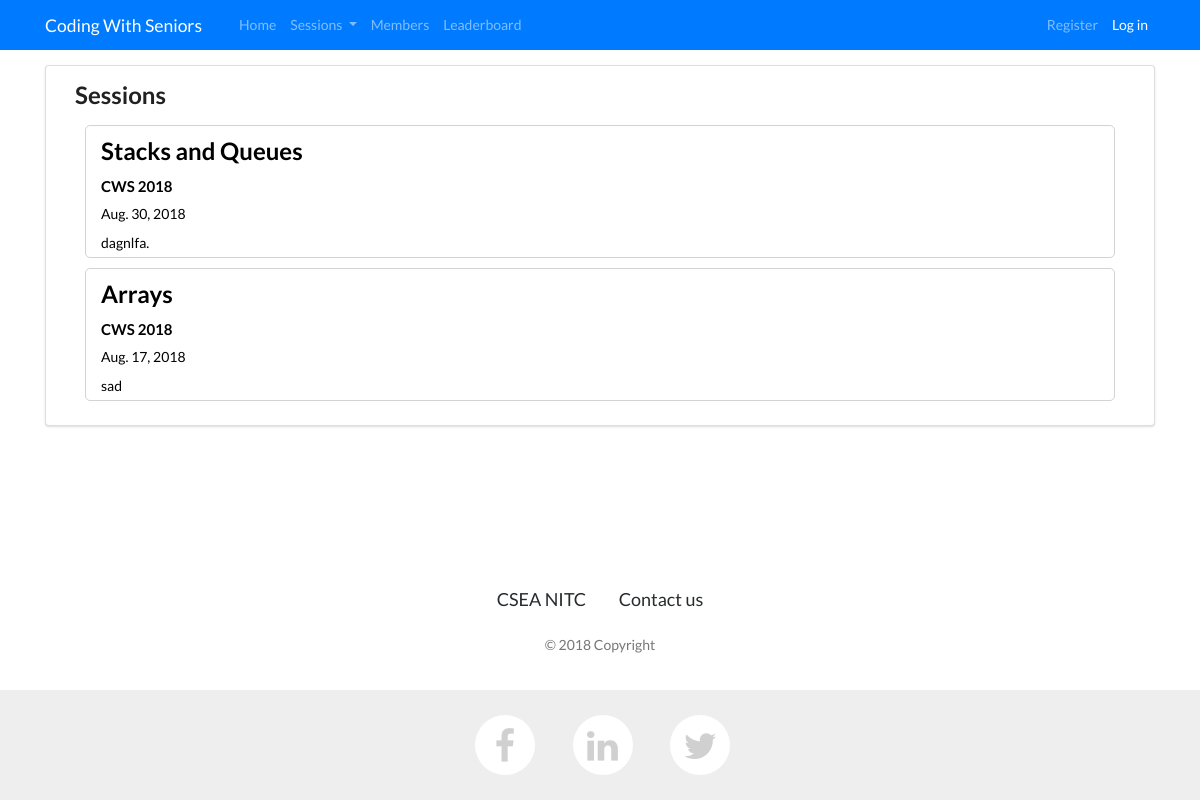
The app's page /events/sessions with its own data.
### events/models.py (models this page shows, shortened)
class Session(models.Model):
    event=models.ForeignKey(Event,on_delete=models.CASCADE)
    name=models.CharField(max_length=255, blank=False, null=True,unique=True)
    date=date=models.DateField(blank=False, null=True)
    description = models.TextField(blank=False, null=True)
    test_name=models.CharField(max_length=255,blank=True, null=True)
    test_url=models.URLField(blank=True, null=True)
    top_coder=models.CharField(max_length=255, blank=True, null=True)
    top_contributor=models.CharField(max_length=255, blank=True, null=True)
    top_improver=models.CharField(max_length=255, blank=True, null=True)
    rating_updated=models.BooleanField(default=False)

class Event(models.Model):
    name= models.CharField(max_length=255, blank=False, null=True,unique=True)
    date=models.DateField(blank=False, null=True)
    description=models.TextField( blank=False, null=True)

### events/views.py (the view)
# urls.py: path('sessions',views.view_sessions, name="view_sessions"),
def view_sessions(request: HttpRequest) -> HttpResponse:
    try:
        sessionset = Session.objects.all().order_by('-date')
        upzero = False
        if sessionset.count() == 0:
            upzero = True
    except:
        messages.add_message(request, messages.ERROR, 'Error Contact Admin')
    return render(request, 'events/all_sessions.html', locals())

### events/templates/events/all_sessions.html (shortened to what this page needs)
{% extends "layout.html" %}
{% load staticfiles %}
{% block css %}
    <link href="//cdnjs.cloudflare.com/ajax/libs/semantic-ui/2.2.10/semantic.min.css" rel="stylesheet" id="bootstrap-css">
{% endblock %}
{% block body %}
    <div class="ui segment">
    <div class="ui container">
    <h2>Sessions</h2>
    {% for item in sessionset %}
        <a href="/events/sessions/{{ item.name }}" class="unstyle_link">
    <div class="row dabba" >
            <div class="col" >
                <h2 style="margin-top:10px;margin-bottom: 4px">{{ item.name }}</h2>
                <h4 style="margin-top:10px;margin-bottom: 4px">{{ item.event.name }}</h4>
                <h6 style="margin-top:10px;margin-bottom: 4px">{{ item.date }}</h6>
                <p style="margin-top:10px;margin-bottom: 4px">{{ item.description }}</p>
            </div>
    </div>
        </a>
    {%  endfor %}
    </div>
    </div>
{% endblock %}

### static/cws_site/css/style.css (style rules this page uses)
html { height: 100%; }
body { display: flex; display: -webkit-flex; flex-direction: column; -webkit-flex-direction: column; height: 100%; }
.unstyle_link { text-decoration: none; color: black; }
.dabba { margin:10px;border: lightgray;border-width:1px;border-radius: 5px;border-style: solid; }

### records on screen
Session: name "Stacks and Queues", event.name "CWS 2018", date "Aug. 30, 2018", description "dagnlfa."
Session: name "Arrays", event.name "CWS 2018", date "Aug. 17, 2018", description "sad"
